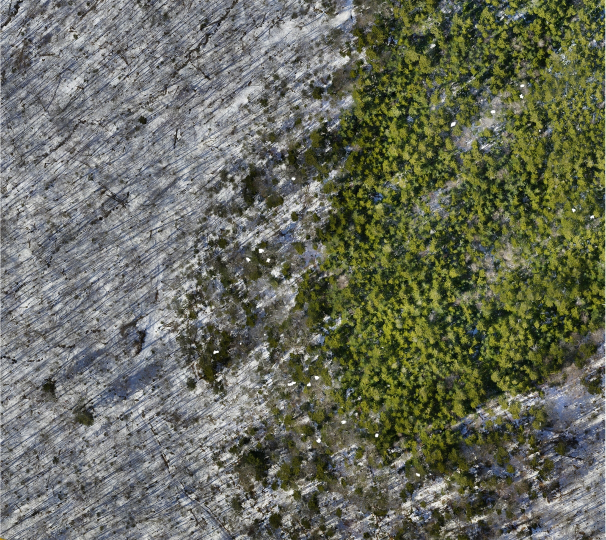
#> input picture data/site_images/hubbard_brook.jpg, 1212 x 1080 px (shown at 1/2 size)
$ python -i fallback_preview_panel.py   (imports and definitions only)
#> lines starting #> are read from the running program, lines starting #| are printed output that depends on the picture; after the words box and inside, x2 and y2 are one past the last pixel; in counts of white or black regions, pixels touching at a corner belong together
#!/usr/bin/env python3
"""
scripts/fallback_preview_panel.py

*** VISUAL QA FALLBACK ONLY — NOT PIPELINE OUTPUT ***

This is a NumPy/Matplotlib re-implementation of the KDEFlightPlanning planning
stages, used only to eyeball the cross-site panel layout when a Julia runtime
is unavailable. It approximates — it does NOT reproduce — the package:

  (a) sRGB→CIELAB → k-means (proxy for k-medoids) → greenest-cluster mask
  (b) Epanechnikov-kernel KDE of the mask, normalised to [0, 1]
  (c) boustrophedon path coloured by inverse-linear 2–8 m/s speed

Differences from the real pipeline (why this is QA-only):
  • k-means, not k-medoids; no CIELAB feature standardisation / PCA / vote-k.
  • KDE bandwidth is a fixed fraction of the image, not Silverman/Scott auto.
  • Column (c) is ALWAYS image-space provisional here (spacing in pixels).
The authoritative artefacts come from scripts/preprocess_site_image.jl +
scripts/make_cross_site_panel.jl under Julia.

Durham native GSD (GT_NATIVE, ≈0.02837 m/px) is shown as an *assumed* relative
scale annotation only.

Usage:
    python3 scripts/fallback_preview_panel.py \
        --config config/cross_site_panel.toml \
        --out /home/user/workspace/cross_site_panel_preview.png
"""
import argparse
import json
import os

import numpy as np
import matplotlib
# [1 line not run here, left out]
import matplotlib.pyplot as plt
from matplotlib.collections import LineCollection
from matplotlib.lines import Line2D
from PIL import Image
from scipy.ndimage import convolve

try:  # stdlib in 3.11+
    import tomllib
    def _load_toml(p):
        with open(p, "rb") as f:
            return tomllib.load(f)
except ModuleNotFoundError:  # pragma: no cover
    import toml
    def _load_toml(p):
        return toml.load(p)

# Durham native ortho GSD from src/kde_surface_io.jl GT_NATIVE, via
# geotransform_resolution = hypot(dx, y_rot), hypot(x_rot, dy).
GT_NATIVE = (341300.35, 0.028369669906313746, 0.0,
             4774892.895, 0.0, -0.02836868197004068)


# [5 lines left out: function gt_resolution, not called in this run]


def srgb_to_lab(rgb):
    """rgb float [0,1] HxWx3 → CIELAB (L*,a*,b*), D65."""
    m = rgb > 0.04045
    lin = np.where(m, ((rgb + 0.055) / 1.055) ** 2.4, rgb / 12.92)
    X = lin @ np.array([0.4124, 0.3576, 0.1805])
    Y = lin @ np.array([0.2126, 0.7152, 0.0722])
    Z = lin @ np.array([0.0193, 0.1192, 0.9505])
    xr, yr, zr = X / 0.95047, Y / 1.0, Z / 1.08883

    def f(t):
        d = 6 / 29
        return np.where(t > d ** 3, np.cbrt(t), t / (3 * d * d) + 4 / 29)

    fx, fy, fz = f(xr), f(yr), f(zr)
    L = 116 * fy - 16
    a = 500 * (fx - fy)
    b = 200 * (fy - fz)
    return np.stack([L, a, b], axis=-1)


def kmeans(X, k, seed=6213, iters=25):
    rng = np.random.default_rng(seed)
    cent = X[rng.choice(len(X), k, replace=False)]
    for _ in range(iters):
        d = ((X[:, None, :] - cent[None, :, :]) ** 2).sum(-1)
        lab = d.argmin(1)
        new = np.array([X[lab == j].mean(0) if np.any(lab == j) else cent[j]
                        for j in range(k)])
        if np.allclose(new, cent):
            cent = new
            break
        cent = new
    return lab, cent


def epanechnikov_kernel(radius):
    ax = np.arange(-radius, radius + 1)
    xx, yy = np.meshgrid(ax, ax)
    r2 = (xx ** 2 + yy ** 2) / (radius ** 2 + 1e-9)
    K = np.clip(1 - r2, 0, None)
    return K / K.sum()


def process(image_path, k=4, seed=6213, sample=6000):
#> called with image_path = '../data/site_images/hubbard_brook.jpg', k = 4, seed = 6213, sample = 6000
    img = np.asarray(Image.open(image_path).convert("RGB"), dtype=np.float64) / 255.0
    H, W = img.shape[:2]
#> H = 1080; W = 1212
    lab = srgb_to_lab(img)
#> in f, `return np.where(t > d ** 3, np.cbrt(t), t / (3 * d * d) + 4 / 29)`:
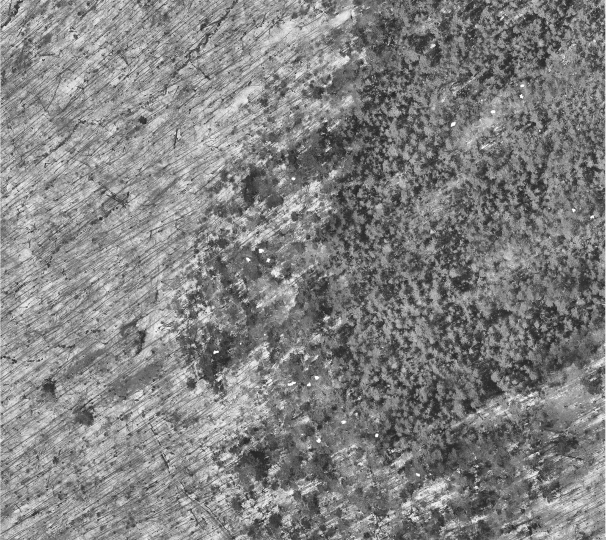
#> returned value: shape (1080, 1212) float64 (shown at 1/2 size); min 0.138, max 1, mean 0.511
#> in srgb_to_lab, `a = 500 * (fx - fy)`:
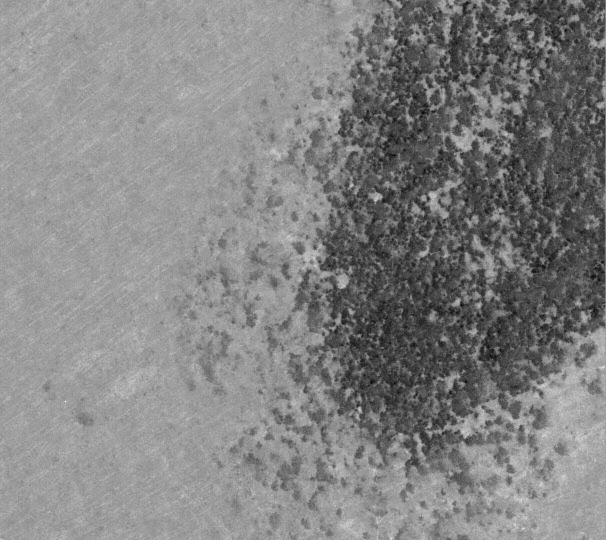
#> a: shape (1080, 1212) float64 (shown at 1/2 size); min -21.15, max 13.02, mean -3.51; drawn with min black and max white
#> in srgb_to_lab, `b = 200 * (fy - fz)`:
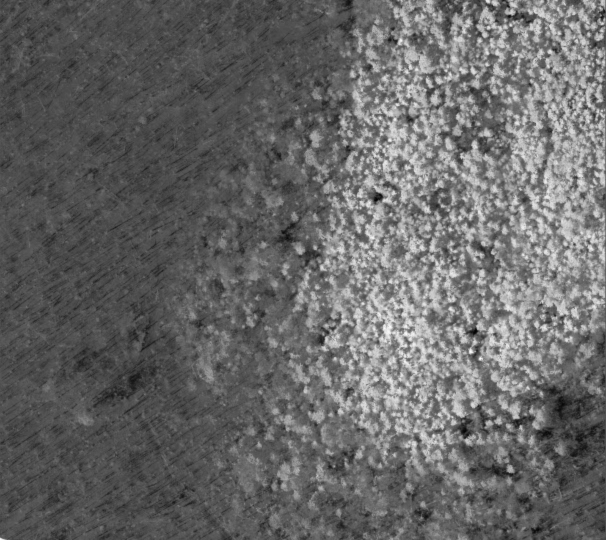
#> b: shape (1080, 1212) float64 (shown at 1/2 size); min -30.16, max 63.31, mean 7.7; drawn with min black and max white
#> in srgb_to_lab, `return np.stack([L, a, b], axis=-1)`:
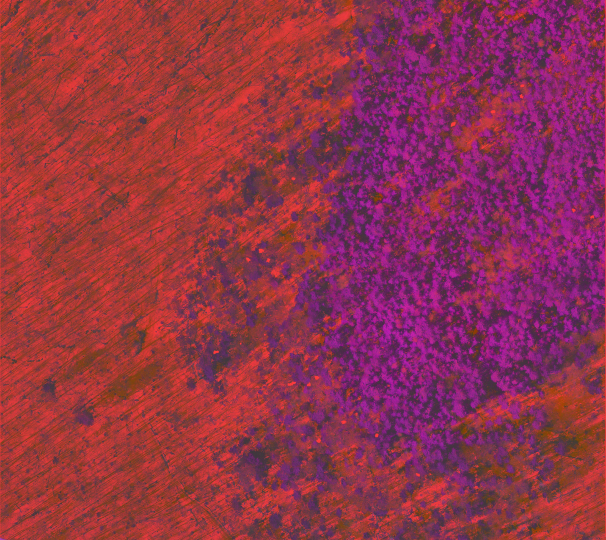
#> returned value: shape (1080, 1212, 3) float64 (shown at 1/2 size); mean of channels 0, 1, 2 44.1, -3.5, 7.7; drawn with min black and max white
    feats = lab.reshape(-1, 3)
    # standardise (like standardize_features!)
    mu, sig = feats.mean(0), feats.std(0) + 1e-9
#> mu = [44.08, -3.51, 7.7]; sig = [19.65, 5.08, 14.3]
    fz = (feats - mu) / sig
    rng = np.random.default_rng(seed)
    idx = rng.choice(len(fz), min(sample, len(fz)), replace=False)
#> idx = 6000 values, max 1308866 at index 5841, min 65 at index 5092, mean 651466.6
    _, cent = kmeans(fz[idx], k, seed=seed)
#> in kmeans, `cent = X[rng.choice(len(X), k, replace=False)]`: cent = [[0.888, -1.07, 1.17], [0.683, 0.776, -0.697], [0.902, -1.78, 2.13], [0.362, 0.611, -0.377]]
#> cent = [[-1.16, -0.795, 0.42], [1.06, 0.64, -0.608], [0.186, -1.67, 1.88], [-0.506, 0.683, -0.583]]
    d = ((fz[:, None, :] - cent[None, :, :]) ** 2).sum(-1)
    labels = d.argmin(1).reshape(H, W)
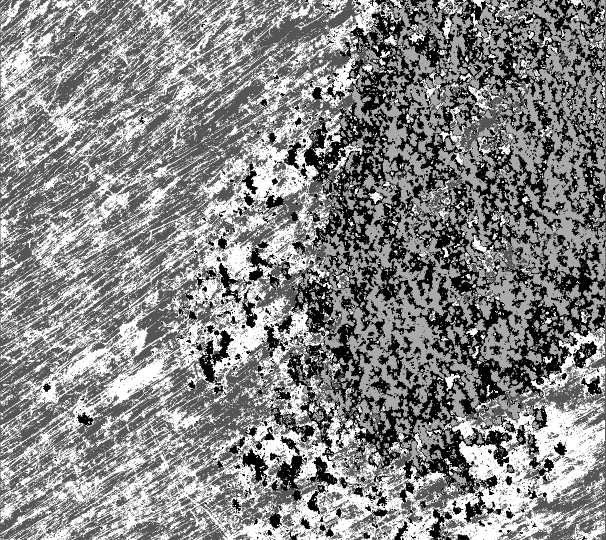
#> labels: shape (1080, 1212) int64 (shown at 1/2 size); min 0, max 3, mean 1.59; drawn with min black and max white
    # greenest cluster = most negative mean a* (index 1 of Lab)
    green = [(-lab[..., 1][labels == j].mean()) if np.any(labels == j) else -1e9
             for j in range(k)]
#> green = [7.5, 0.275, 12.04, 0.0266]
    veg = int(np.argmax(green))
#> veg = 2
    mask = (labels == veg).astype(float)
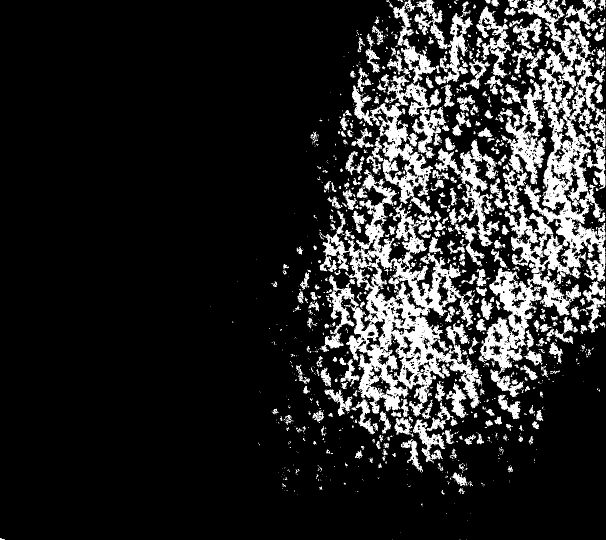
#> mask: shape (1080, 1212) float64 (shown at 1/2 size); values 0 (black) and 1 (white), 16.1% white; 1339 white regions (981 under 20 px), largest, box (x1, y1, x2, y2) and area: (957, 0, 1211, 748) 62178, (639, 339, 965, 834) 51989, (704, 170, 866, 428) 10710
    # (b) Epanechnikov KDE
    radius = max(4, int(round(min(H, W) * 0.03)))
#> radius = 32
    dens = convolve(mask, epanechnikov_kernel(radius), mode="nearest")
    dens = dens / (dens.max() + 1e-12)
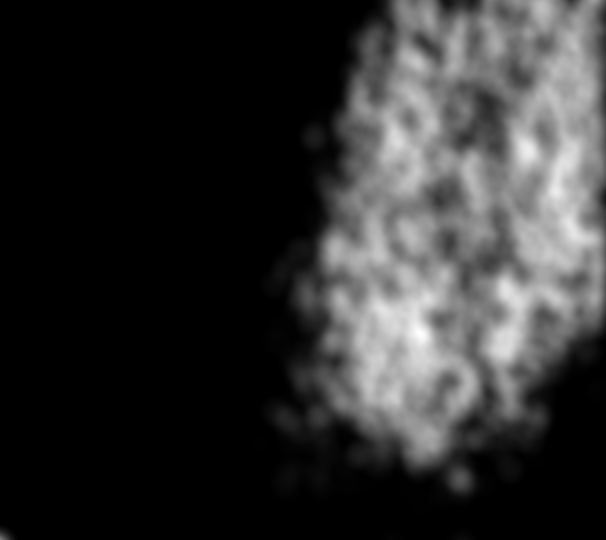
#> dens: shape (1080, 1212) float64 (shown at 1/2 size); min 0, max 1, mean 0.188
    return dict(img=img, H=H, W=W, labels=labels, veg=veg, green=green,
                mask=mask, dens=dens, k=k)


# [123 lines left out: functions boustrophedon, main, not called in this run]


# [2 lines not run here, left out]

>>> result = process('../data/site_images/hubbard_brook.jpg')
#> result = 9 items

$ run again, on data/site_images/oxbow_farm.jpg
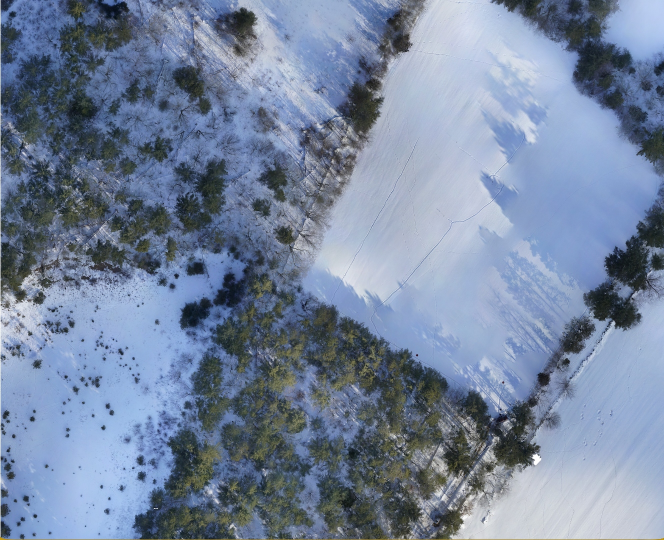
#> input picture data/site_images/oxbow_farm.jpg, 1328 x 1080 px (shown at 1/2 size)
#> mu = [54.2, 0.609, -14.98]; sig = [20.5, 2.52, 9.98]
#> idx = 6000 values, max 1433363 at index 3823, min 71 at index 5092, mean 712016.7
#> in kmeans, `cent = X[rng.choice(len(X), k, replace=False)]`: cent = [[0.783, 0.0797, -0.628], [-1.44, 0.565, -0.401], [0.159, 1.32, -1.22], [-0.988, 0.629, 1.05]]
#> in process, `_, cent = kmeans(fz[idx], k, seed=seed)`: cent = [[0.969, -0.0882, 0.0043], [-0.972, 0.311, 0.172], [0.14, 0.955, -1.04], [-1.26, -1.62, 1.47]]
#> in process, `labels = d.argmin(1).reshape(H, W)`:
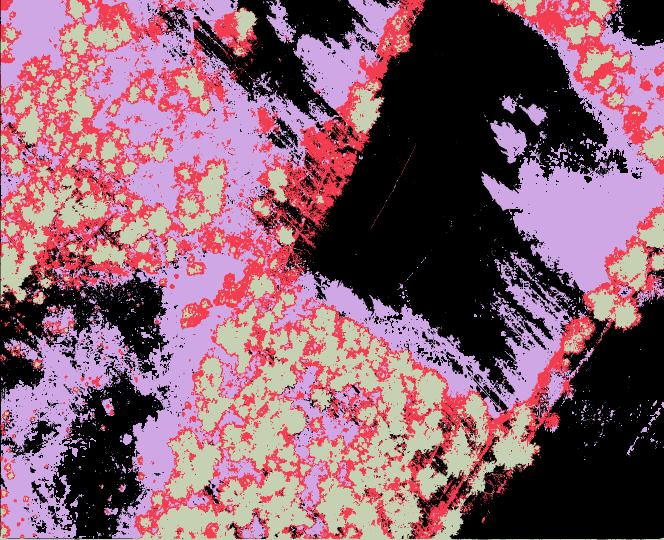
#> labels: shape (1080, 1328) int64 (shown at 1/2 size); 4 distinct labels, from 0 to 3; one colour per label, 0 black
#> green = [-0.385, -1.23, -3.02, 3.47]
#> veg = 3
#> mask: shape (1080, 1328) float64; values 0 (black) and 1 (white), 17.5% white; 1414 white regions (1230 under 20 px), largest, box (x1, y1, x2, y2) and area: (0, 582, 1328, 1080) 110628, (1, 348, 222, 604) 14916, (828, 806, 1079, 1000) 13907
#> in process, `dens = convolve(mask, epanechnikov_kernel(radius), mode="nearest")`:
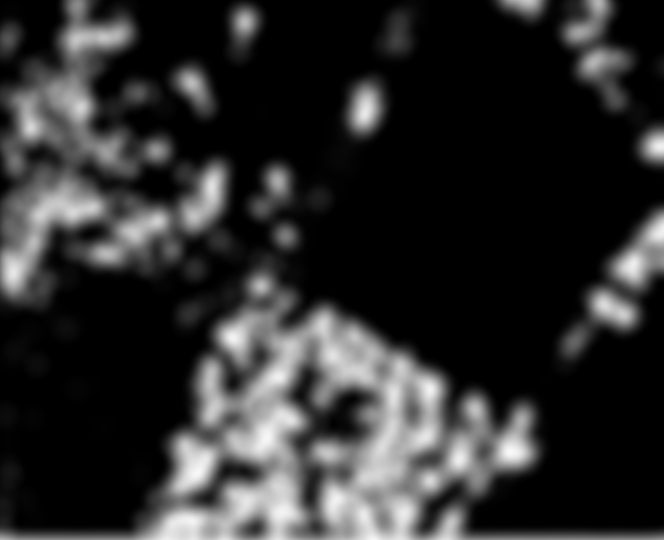
#> dens: shape (1080, 1328) float64 (shown at 1/2 size); min 0, max 0.975, mean 0.177
#> result = 9 items
